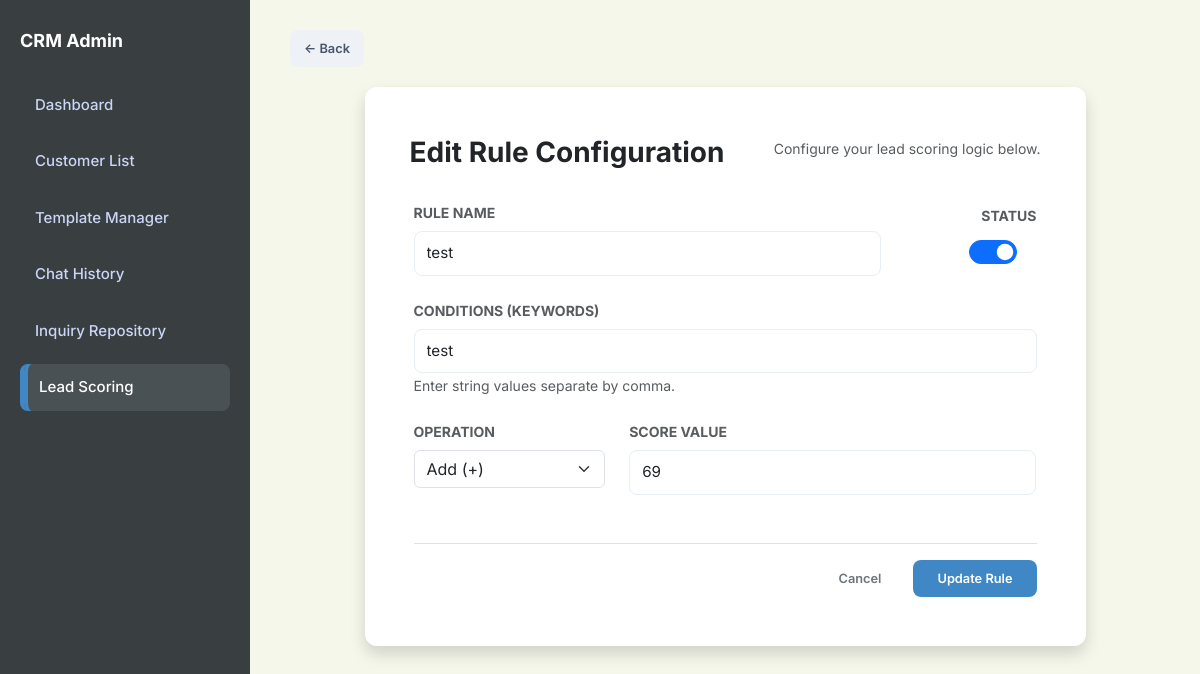
The page /edit_rule/1 on the database as committed earlier.
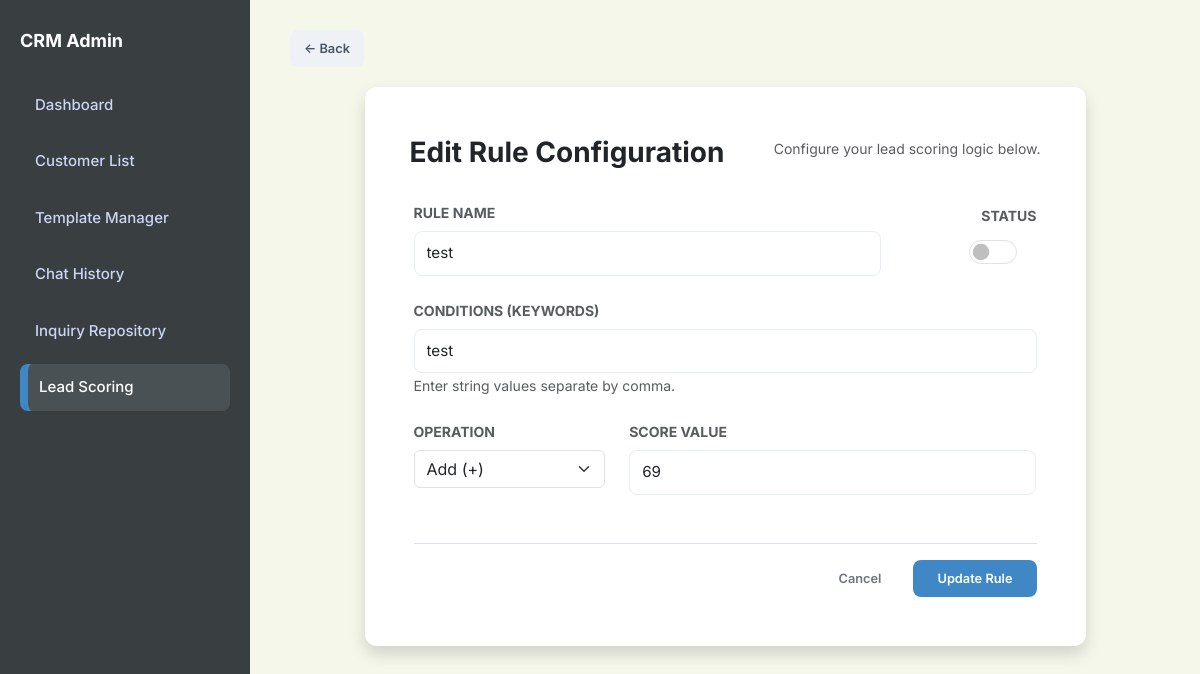
The same page on the database as committed later.
### app.py (models this page shows)
class Rule(db.Model):
    id = db.Column(db.Integer, primary_key=True)
    name = db.Column(db.String(100), nullable=False)
    keywords = db.Column(db.String(200), nullable=False)
    score = db.Column(db.Integer, nullable=False)
    operation = db.Column(db.String(10), nullable=False, default='+')
    active = db.Column(db.Boolean, default=True)

### app.py (the view, shortened to what this page needs)
@app.route('/edit_rule/<int:id>', methods=['GET', 'POST'])
def edit_rule(id):
    rule = Rule.query.get_or_404(id)
    return render_template('rule_form.html', rule=rule, title="Edit Rule Configuration")

### app.py (called while the page is built)
@app.context_processor
def inject_search_data():
    customers = Customer.query.all()
    inquiries = Inquiry.query.all()
    rules = Rule.query.all()
    templates = AutoReplyTemplate.query.all()
    faqs = FAQ.query.all()
    search_seed = []
    for c in customers:
        search_seed.append({"display": c.name, "category": "Customer", "page": "/customers"})
    for i in inquiries:
        search_seed.append({"display": f"Inquiry: {i.customer}", "category": "Inquiry", "page": f"/inquiry/{i.id}"})
    for r in rules:
        search_seed.append({"display": r.name, "category": "Rule", "page": "/scoring"})
    for t in templates:
        search_seed.append({"display": t.title, "category": "Template", "page": "/templates-manager"})
    for f in faqs:
        search_seed.append({"display": f.question, "category": "FAQ", "page": "/templates-manager"})
    return dict(search_seed=search_seed)

### templates/rule_form.html (shortened to what the changed rows need)
<!DOCTYPE html>
<html lang="en">
<head>
    <link href="https://cdn.jsdelivr.net/npm/bootstrap@5.3.0/dist/css/bootstrap.min.css" rel="stylesheet">
    <link rel="stylesheet" href="{{ url_for('static', filename='style.css') }}">
</head>
<body id="page-scoring">
    <aside class="sidebar">
        <h2>CRM Admin</h2>
    </aside>
    <main class="main">
        <div class="row justify-content-center">
            <div class="col-md-10">
                <div class="card shadow border-0">
                    <div class="card-body p-4">
                        <form method="POST">
                            <div class="d-flex justify-content-between align-items-center mb-4">
                                <div class="w-75">
                                    <label class="form-label fw-bold small text-muted">RULE NAME</label>
                                    <input type="text" class="form-control" name="name"
                                        value="{{ rule.name if rule else '' }}" placeholder="Enter rule name" required>
                                </div>
                                <div class="ms-3 text-center">
                                    <div class="form-check form-switch d-inline-block">
                                        <input class="form-check-input fs-4" type="checkbox" name="active" {% if not
                                            rule or rule.active %}checked{% endif %}>
                                    </div>
                                </div>
                            </div>
                            <div class="mb-4">
                                <label class="form-label fw-bold small text-muted">CONDITIONS (KEYWORDS)</label>
                                <input type="text" class="form-control" name="keywords"
                                    value="{{ rule.keywords if rule else '' }}"
                                    placeholder="'CEO', 'Director', 'Budget'" required>
                                <small class="text-muted">Enter string values separate by comma.</small>
                            </div>
                            <div class="row mb-5">
                                <div class="col-md-4">
                                    <label class="form-label fw-bold small text-muted">OPERATION</label>
                                    <select class="form-select" id="operation" name="operation">
                                        <option value="+" {% if rule and ('+' in rule.operation or 'Add' in
                                            rule.operation) %}selected{% endif %}>Add (+)</option>
                                    </select>
                                </div>
                                <div class="col-md-8">
                                    <label class="form-label fw-bold small text-muted">SCORE VALUE</label>
                                    <input type="number" class="form-control" id="score" name="score"
                                        value="{{ rule.score if rule else '' }}" placeholder="Enter value (e.g. 10)"
                                        required>
                                </div>
                            </div>
                        </form>
                    </div>
                </div>
            </div>
        </div>
    </main>
</body>
</html>

Rows that differ between the two databases and show on the page:
changed Rule "test": active "☑" → "☐"
